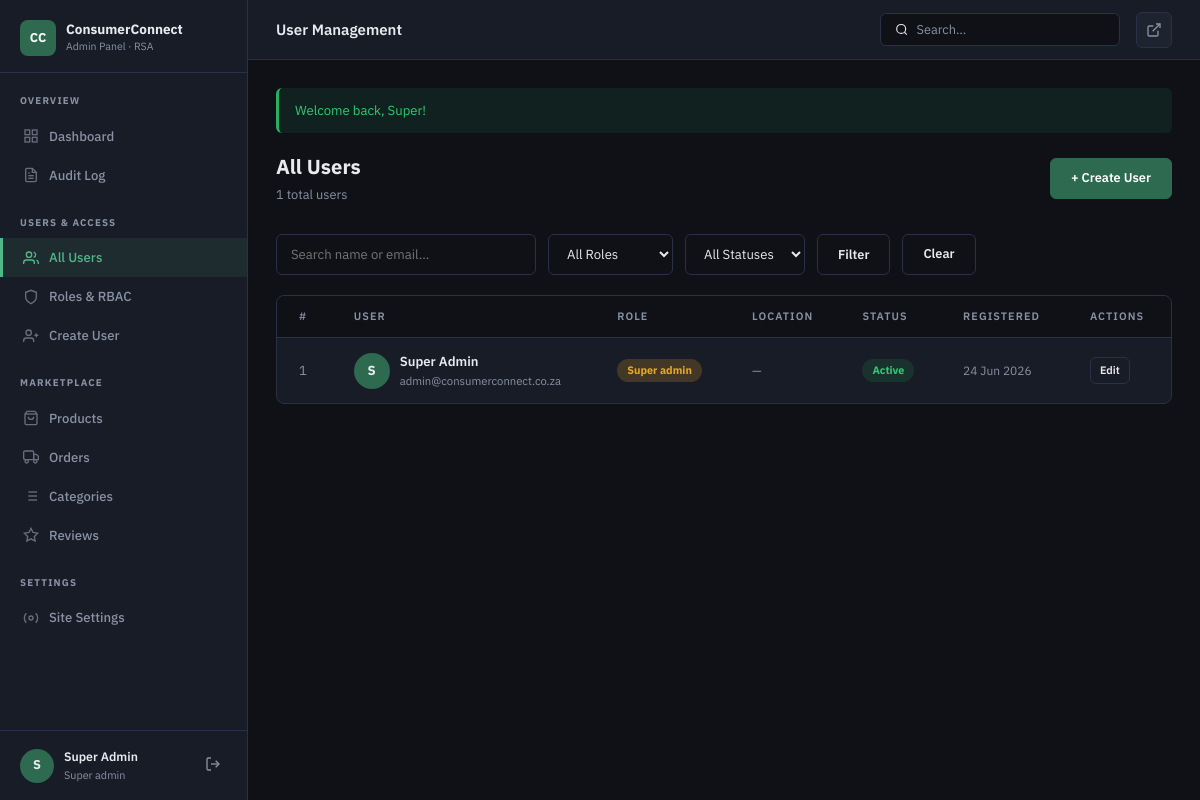
Page /Admin/users.php (signed in) on the committed database.
### tables this page shows
CREATE TABLE users (
  id            INT UNSIGNED AUTO_INCREMENT PRIMARY KEY,
  role_id       INT UNSIGNED NOT NULL DEFAULT 5,
  first_name    VARCHAR(80) NOT NULL,
  last_name     VARCHAR(80) NOT NULL,
  email         VARCHAR(191) NOT NULL UNIQUE,
  phone         VARCHAR(20),
  password_hash VARCHAR(255) NOT NULL,
  avatar        VARCHAR(255),
  province      VARCHAR(80),
  city          VARCHAR(80),
  status        ENUM('active','suspended','pending') DEFAULT 'pending',
  verified_at   TIMESTAMP NULL,
  created_at    TIMESTAMP DEFAULT CURRENT_TIMESTAMP,
  updated_at    TIMESTAMP DEFAULT CURRENT_TIMESTAMP ON UPDATE CURRENT_TIMESTAMP,
  FOREIGN KEY (role_id) REFERENCES roles(id)
);

CREATE TABLE roles (
  id          INT UNSIGNED AUTO_INCREMENT PRIMARY KEY,
  name        VARCHAR(50) NOT NULL UNIQUE,
  description TEXT,
  created_at  TIMESTAMP DEFAULT CURRENT_TIMESTAMP
);

### auth.php (called while the page is built, shortened)
<?php
require_once __DIR__ . '/config.php';
function isLoggedIn(): bool {
    return isset($_SESSION['user_id']);
}
function currentUser(): ?array {
    static $user = null;
    if ($user === null) {
        $stmt = db()->prepare(
            'SELECT u.*, r.name AS role_name
             FROM users u JOIN roles r ON u.role_id = r.id
             WHERE u.id = ?'
        );
        $stmt->execute([$_SESSION['user_id']]);
        $user = $stmt->fetch() ?: null;
    }
    return $user;
}
function hasRole(string ...$roles): bool {
    $user = currentUser();
    return $user && in_array($user['role_name'], $roles, true);
}
function requireRole(string $redirect = '/', string ...$roles): void {
    if (!hasRole(...$roles)) {
        header('Location: ' . SITE_URL . $redirect);
        exit;
    }
}
function getFlashes(): array {
    $flashes = $_SESSION['flash'] ?? [];
    return $flashes;
}
function h(string $s): string {
    return htmlspecialchars($s, ENT_QUOTES | ENT_HTML5, 'UTF-8');
}
?>

### config.php (called while the page is built, shortened)
<?php
function db(): PDO {
    static $pdo = null;
    if ($pdo === null) {
        $dsn = sprintf(
            'mysql:host=%s;port=%s;dbname=%s;charset=%s',
            DB_HOST, DB_PORT, DB_NAME, DB_CHARSET
        );
        $options = [
            PDO::ATTR_ERRMODE            => PDO::ERRMODE_EXCEPTION,
            PDO::ATTR_DEFAULT_FETCH_MODE => PDO::FETCH_ASSOC,
            PDO::ATTR_EMULATE_PREPARES   => false,
        ];
        try {
            $pdo = new PDO($dsn, DB_USER, DB_PASS, $options);
        } catch (PDOException $e) {
            die(json_encode(['error' => 'Database connection failed: ' . $e->getMessage()]));
        }
    }
    return $pdo;
}
?>

### Admin/users.php (the view, shortened to what this page needs)
<?php
require_once '../auth.php';
requireRole('/', 'super_admin', 'admin', 'moderator');
$adminUser = currentUser();
$db = db();
$roles = $db->query('SELECT * FROM roles ORDER BY id')->fetchAll();
$search = trim($_GET['search'] ?? '');
$page = max(1,(int)($_GET['page'] ?? 1));
$perPage = 15;
$offset = ($page-1)*$perPage;
$where = ['1=1']; $params = [];
$whereSQL = 'WHERE '.implode(' AND ',$where);
$countStmt = $db->prepare("SELECT COUNT(*) FROM users u JOIN roles r ON u.role_id=r.id $whereSQL");
$countStmt->execute($params);
$total = (int)$countStmt->fetchColumn();
$stmt = $db->prepare("SELECT u.*, r.name AS role_name FROM users u JOIN roles r ON u.role_id=r.id $whereSQL ORDER BY u.created_at DESC LIMIT $perPage OFFSET $offset");
$stmt->execute($params);
$users = $stmt->fetchAll();
?>
<!DOCTYPE html><html lang="en"><head>
<link rel="stylesheet" href="css/admin.css">
</head><body>
<div class="admin-layout">
<?php include __DIR__.'/sidebar.php'; ?>
<div class="main-wrap">
  <header class="topbar">
    <span class="topbar-title">User Management</span>
    <div class="topbar-search"><svg width="15" height="15" fill="none" stroke="currentColor" stroke-width="2" viewBox="0 0 24 24"><circle cx="11" cy="11" r="8"/><line x1="21" y1="21" x2="16.65" y2="16.65"/></svg><input type="text" placeholder="Search…" id="globalSearch"></div>
    <div class="topbar-actions"><a href="../index.php" class="icon-btn" title="View Site"><svg width="16" height="16" fill="none" stroke="currentColor" stroke-width="2" viewBox="0 0 24 24"><path d="M18 13v6a2 2 0 0 1-2 2H5a2 2 0 0 1-2-2V8a2 2 0 0 1 2-2h6"/><polyline points="15 3 21 3 21 9"/><line x1="10" y1="14" x2="21" y2="3"/></svg></a></div>
  </header>
  <div class="page-content">
    <?php foreach(getFlashes() as $f): ?><div class="alert alert-<?= h($f['type']) ?>"><?= h($f['message']) ?></div><?php endforeach; ?>
    <div class="page-header">
      <div><div class="page-title">All Users</div><div class="page-subtitle"><?= number_format($total) ?> total users</div></div>
      <?php if(hasRole('super_admin','admin')): ?><a href="user-create.php" class="btn btn-primary">+ Create User</a><?php endif; ?>
    </div>
    <form method="GET" style="display:flex;gap:12px;margin-bottom:20px;flex-wrap:wrap;">
      <input type="text" name="search" class="form-control" style="max-width:260px" placeholder="Search name or email…" value="<?= h($search) ?>">
      <select name="role" class="form-control" style="width:auto;">
        <option value="">All Roles</option>
      </select>
      <select name="status" class="form-control" style="width:auto;">
        <option value="">All Statuses</option>
      </select>
      <button type="submit" class="btn btn-outline">Filter</button>
      <a href="users.php" class="btn btn-outline">Clear</a>
    </form>
    <div class="table-card">
      <table class="data-table"><thead><tr><th>#</th><th>User</th><th>Role</th><th>Location</th><th>Status</th><th>Registered</th><th>Actions</th></tr></thead>
      <tbody>
        <?php foreach($users as $u): ?>
        <tr>
          <td style="font-family:var(--mono);color:var(--text-muted)"><?= $u['id'] ?></td>
          <td><div style="display:flex;align-items:center;gap:10px"><div style="width:36px;height:36px;border-radius:50%;background:var(--accent);display:flex;align-items:center;justify-content:center;font-weight:700;flex-shrink:0"><?= strtoupper(substr($u['first_name'],0,1)) ?></div><div><div style="font-weight:600"><?= h($u['first_name'].' '.$u['last_name']) ?></div><div style="font-size:.75rem;color:var(--text-muted)"><?= h($u['email']) ?></div></div></div></td>
          <td>
            <?php if(hasRole('super_admin') && $u['id']!==(int)$adminUser['id']): ?>
            <form method="POST" style="display:inline"><?= csrfField() ?><input type="hidden" name="action" value="change_role"><input type="hidden" name="user_id" value="<?= $u['id'] ?>">
            <select name="role_id" class="form-control" style="padding:4px 8px;font-size:.78rem;width:auto;" onchange="this.form.submit()">
              <?php foreach($roles as $r): ?><option value="<?= $r['id'] ?>" <?= $u['role_id']==$r['id']?'selected':'' ?>><?= ucfirst(str_replace('_',' ',$r['name'])) ?></option><?php endforeach; ?>
            </select></form>
            <?php else: ?><span class="badge badge-role-<?= $u['role_name'] ?>"><?= ucfirst(str_replace('_',' ',$u['role_name'])) ?></span><?php endif; ?>
          </td>
          <td style="color:var(--text-muted);font-size:.82rem"><?= h(($u['city']?$u['city'].', ':'').($u['province']??'—')) ?></td>
          <td><span class="badge badge-<?= $u['status'] ?>"><?= ucfirst($u['status']) ?></span></td>
          <td style="color:var(--text-muted);font-size:.8rem"><?= date('d M Y',strtotime($u['created_at'])) ?></td>
          <td><div class="actions">
            <a href="user-edit.php?id=<?= $u['id'] ?>" class="btn btn-outline btn-xs">Edit</a>
          </div></td>
        </tr>
        <?php endforeach; ?>
      </tbody></table>
    </div>
  </div>
</div></div>
<script src="js/admin.js"></script></body></html>

### Admin/sidebar.php (shortened to what this page needs)
<?php
$currentFile = basename($_SERVER['PHP_SELF']);
function navItem(string $file, string $icon, string $label, ?string $badge = null, string $currentFile = ''): string {
    $active = ($currentFile === $file) ? ' active' : '';
    $bdg = $badge ? "<span class='nav-badge'>$badge</span>" : '';
    return "<a href='$file' class='nav-item$active'>$icon <span>$label</span>$bdg</a>";
}
?>
<aside class="sidebar" id="adminSidebar">
  <div class="sidebar-brand">
    <div class="brand-icon">CC</div>
    <div>
      <div class="sidebar-brand-text">ConsumerConnect</div>
      <div class="sidebar-brand-sub">Admin Panel · RSA</div>
    </div>
  </div>
  <div class="sidebar-section-label">Overview</div>
  <?= navItem('index.php', '<svg width="16" height="16" fill="none" stroke="currentColor" stroke-width="2" viewBox="0 0 24 24"><rect x="3" y="3" width="7" height="7"/><rect x="14" y="3" width="7" height="7"/><rect x="3" y="14" width="7" height="7"/><rect x="14" y="14" width="7" height="7"/></svg>', 'Dashboard', null, $currentFile) ?>
  <?= navItem('audit-log.php', '<svg width="16" height="16" fill="none" stroke="currentColor" stroke-width="2" viewBox="0 0 24 24"><path d="M14 2H6a2 2 0 0 0-2 2v16a2 2 0 0 0 2 2h12a2 2 0 0 0 2-2V8z"/><polyline points="14 2 14 8 20 8"/><line x1="16" y1="13" x2="8" y2="13"/><line x1="16" y1="17" x2="8" y2="17"/><polyline points="10 9 9 9 8 9"/></svg>', 'Audit Log', null, $currentFile) ?>
  <div class="sidebar-section-label">Users & Access</div>
  <?= navItem('users.php', '<svg width="16" height="16" fill="none" stroke="currentColor" stroke-width="2" viewBox="0 0 24 24"><path d="M17 21v-2a4 4 0 0 0-4-4H5a4 4 0 0 0-4 4v2"/><circle cx="9" cy="7" r="4"/><path d="M23 21v-2a4 4 0 0 0-3-3.87"/><path d="M16 3.13a4 4 0 0 1 0 7.75"/></svg>', 'All Users', null, $currentFile) ?>
  <?= navItem('roles.php', '<svg width="16" height="16" fill="none" stroke="currentColor" stroke-width="2" viewBox="0 0 24 24"><path d="M12 22s8-4 8-10V5l-8-3-8 3v7c0 6 8 10 8 10z"/></svg>', 'Roles & RBAC', null, $currentFile) ?>
  <?= navItem('user-create.php', '<svg width="16" height="16" fill="none" stroke="currentColor" stroke-width="2" viewBox="0 0 24 24"><path d="M16 21v-2a4 4 0 0 0-4-4H5a4 4 0 0 0-4 4v2"/><circle cx="8.5" cy="7" r="4"/><line x1="20" y1="8" x2="20" y2="14"/><line x1="23" y1="11" x2="17" y2="11"/></svg>', 'Create User', null, $currentFile) ?>
  <div class="sidebar-section-label">Marketplace</div>
  <?= navItem('products.php', '<svg width="16" height="16" fill="none" stroke="currentColor" stroke-width="2" viewBox="0 0 24 24"><path d="M6 2L3 6v14a2 2 0 0 0 2 2h14a2 2 0 0 0 2-2V6l-3-4z"/><line x1="3" y1="6" x2="21" y2="6"/><path d="M16 10a4 4 0 0 1-8 0"/></svg>', 'Products', null, $currentFile) ?>
  <?= navItem('orders.php', '<svg width="16" height="16" fill="none" stroke="currentColor" stroke-width="2" viewBox="0 0 24 24"><rect x="1" y="3" width="15" height="13" rx="2"/><polygon points="16 8 20 8 23 11 23 16 16 16 16 8"/><circle cx="5.5" cy="18.5" r="2.5"/><circle cx="18.5" cy="18.5" r="2.5"/></svg>', 'Orders', null, $currentFile) ?>
  <?= navItem('categories.php', '<svg width="16" height="16" fill="none" stroke="currentColor" stroke-width="2" viewBox="0 0 24 24"><line x1="8" y1="6" x2="21" y2="6"/><line x1="8" y1="12" x2="21" y2="12"/><line x1="8" y1="18" x2="21" y2="18"/><line x1="3" y1="6" x2="3.01" y2="6"/><line x1="3" y1="12" x2="3.01" y2="12"/><line x1="3" y1="18" x2="3.01" y2="18"/></svg>', 'Categories', null, $currentFile) ?>
  <?= navItem('reviews.php', '<svg width="16" height="16" fill="none" stroke="currentColor" stroke-width="2" viewBox="0 0 24 24"><polygon points="12 2 15.09 8.26 22 9.27 17 14.14 18.18 21.02 12 17.77 5.82 21.02 7 14.14 2 9.27 8.91 8.26 12 2"/></svg>', 'Reviews', null, $currentFile) ?>
  <div class="sidebar-section-label">Settings</div>
  <?= navItem('settings.php', '<svg width="16" height="16" fill="none" stroke="currentColor" stroke-width="2" viewBox="0 0 24 24"><circle cx="12" cy="12" r="3"/><path d="M19.07 4.93a10 10 0 0 1 0 14.14M4.93 4.93a10 10 0 0 0 0 14.14"/></svg>', 'Site Settings', null, $currentFile) ?>
  <div class="sidebar-footer">
    <div class="sidebar-user-avatar"><?= strtoupper(substr($adminUser['first_name'],0,1)) ?></div>
    <div>
      <div class="sidebar-user-name"><?= htmlspecialchars($adminUser['first_name'].' '.$adminUser['last_name']) ?></div>
      <div class="sidebar-user-role"><?= htmlspecialchars(ucfirst(str_replace('_',' ',$adminUser['role_name']))) ?></div>
    </div>
    <form method="POST" action="../logout.php" style="margin-left:auto">
      <button class="sidebar-logout-btn" type="submit" title="Sign Out">
        <svg width="16" height="16" fill="none" stroke="currentColor" stroke-width="2" viewBox="0 0 24 24"><path d="M9 21H5a2 2 0 0 1-2-2V5a2 2 0 0 1 2-2h4"/><polyline points="16 17 21 12 16 7"/><line x1="21" y1="12" x2="9" y2="12"/></svg>
      </button>
    </form>
  </div>
</aside>

### rows in the picture
users: first_name "S", first_name+last_name "Super Admin", role.name "Super admin", id "1", email "admin@consumerconnect.co.za", city+province "—", status "Active", created_at "24 Jun 2026"

### other values in the picture
$label "Dashboard Audit Log All Users Roles & RBAC Create User Products Orders Categories Reviews Site Settings"
$f['message'] "Welcome back, Super!"
$total "1"
